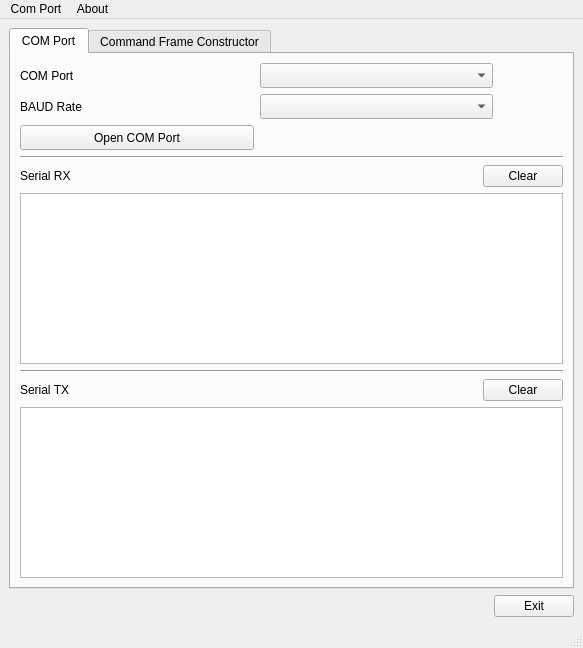
<?xml version="1.0" encoding="UTF-8"?>
<ui version="4.0">
 <class>MainWindow</class>
 <widget class="QMainWindow" name="MainWindow">
  <property name="geometry">
   <rect>
    <x>0</x>
    <y>0</y>
    <width>583</width>
    <height>648</height>
   </rect>
  </property>
  <property name="windowTitle">
   <string>Radio Block Commander</string>
  </property>
  <property name="windowIcon">
   <iconset>
    <normaloff>favicon.ico</normaloff>favicon.ico</iconset>
  </property>
  <widget class="QWidget" name="centralwidget">
   <layout class="QVBoxLayout" name="verticalLayout_11">
    <item>
     <widget class="QTabWidget" name="tabWidget">
      <property name="maximumSize">
       <size>
        <width>1777215</width>
        <height>16777215</height>
       </size>
      </property>
      <property name="currentIndex">
       <number>0</number>
      </property>
      <widget class="QWidget" name="tab">
       <attribute name="title">
        <string>COM Port</string>
       </attribute>
       <layout class="QVBoxLayout" name="verticalLayout_5">
        <item>
         <layout class="QHBoxLayout" name="horizontalLayout_3">
          <property name="rightMargin">
           <number>70</number>
          </property>
          <item>
           <layout class="QGridLayout" name="_2" columnstretch="0,0" rowminimumheight="0,0,0" columnminimumwidth="0,0">
            <property name="horizontalSpacing">
             <number>6</number>
            </property>
            <item row="0" column="0">
             <widget class="QLabel" name="label_6">
              <property name="text">
               <string>COM Port</string>
              </property>
             </widget>
            </item>
            <item row="0" column="1">
             <widget class="QComboBox" name="comboBoxCOMPort">
              <property name="minimumSize">
               <size>
                <width>160</width>
                <height>25</height>
               </size>
              </property>
             </widget>
            </item>
            <item row="1" column="0">
             <widget class="QLabel" name="label_7">
              <property name="text">
               <string>BAUD Rate</string>
              </property>
             </widget>
            </item>
            <item row="1" column="1">
             <widget class="QComboBox" name="comboBoxBAUDRate">
              <property name="minimumSize">
               <size>
                <width>80</width>
                <height>25</height>
               </size>
              </property>
             </widget>
            </item>
            <item row="2" column="0">
             <widget class="QPushButton" name="openComButton">
              <property name="minimumSize">
               <size>
                <width>0</width>
                <height>25</height>
               </size>
              </property>
              <property name="toolTip">
               <string>additonal settings are '8,N,1'...</string>
              </property>
              <property name="text">
               <string>Open COM Port</string>
              </property>
             </widget>
            </item>
           </layout>
          </item>
         </layout>
        </item>
        <item>
         <widget class="Line" name="line">
          <property name="orientation">
           <enum>Qt::Horizontal</enum>
          </property>
         </widget>
        </item>
        <item>
         <layout class="QHBoxLayout" name="horizontalLayout_2">
          <item>
           <widget class="QLabel" name="label_5">
            <property name="text">
             <string>Serial RX</string>
            </property>
           </widget>
          </item>
          <item>
           <spacer name="horizontalSpacer_4">
            <property name="orientation">
             <enum>Qt::Horizontal</enum>
            </property>
            <property name="sizeHint" stdset="0">
             <size>
              <width>408</width>
              <height>20</height>
             </size>
            </property>
           </spacer>
          </item>
          <item>
           <widget class="QPushButton" name="pushButtonClearRx">
            <property name="text">
             <string>Clear</string>
            </property>
           </widget>
          </item>
         </layout>
        </item>
        <item>
         <widget class="QTextEdit" name="textEditRx">
          <property name="font">
           <font>
            <pointsize>9</pointsize>
            <weight>50</weight>
            <bold>false</bold>
           </font>
          </property>
          <property name="readOnly">
           <bool>true</bool>
          </property>
         </widget>
        </item>
        <item>
         <widget class="Line" name="line_3">
          <property name="orientation">
           <enum>Qt::Horizontal</enum>
          </property>
         </widget>
        </item>
        <item>
         <layout class="QHBoxLayout" name="horizontalLayout_6">
          <item>
           <widget class="QLabel" name="label_8">
            <property name="text">
             <string>Serial TX</string>
            </property>
           </widget>
          </item>
          <item>
           <spacer name="horizontalSpacer_5">
            <property name="orientation">
             <enum>Qt::Horizontal</enum>
            </property>
            <property name="sizeHint" stdset="0">
             <size>
              <width>408</width>
              <height>20</height>
             </size>
            </property>
           </spacer>
          </item>
          <item>
           <widget class="QPushButton" name="pushButtonClearTx">
            <property name="text">
             <string>Clear</string>
            </property>
           </widget>
          </item>
         </layout>
        </item>
        <item>
         <widget class="QTextEdit" name="textEditTx">
          <property name="font">
           <font>
            <pointsize>9</pointsize>
            <weight>50</weight>
            <bold>false</bold>
           </font>
          </property>
          <property name="readOnly">
           <bool>true</bool>
          </property>
         </widget>
        </item>
       </layout>
      </widget>
      <widget class="QWidget" name="tab_3">
       <attribute name="title">
        <string>Command Frame Constructor</string>
       </attribute>
       <layout class="QVBoxLayout" name="verticalLayout_12">
        <item>
         <layout class="QHBoxLayout" name="horizontalLayout_10">
          <item>
           <widget class="QLabel" name="label_9">
            <property name="minimumSize">
             <size>
              <width>100</width>
              <height>0</height>
             </size>
            </property>
            <property name="text">
             <string>Command Selection:</string>
            </property>
           </widget>
          </item>
          <item>
           <widget class="QComboBox" name="comboBoxCmd">
            <property name="minimumSize">
             <size>
              <width>120</width>
              <height>25</height>
             </size>
            </property>
            <property name="maximumSize">
             <size>
              <width>16777215</width>
              <height>16777215</height>
             </size>
            </property>
            <item>
             <property name="text">
              <string>test_request</string>
             </property>
            </item>
            <item>
             <property name="text">
              <string>reset_request</string>
             </property>
            </item>
            <item>
             <property name="text">
              <string>settings_request</string>
             </property>
            </item>
            <item>
             <property name="text">
              <string>sleep_request</string>
             </property>
            </item>
            <item>
             <property name="text">
              <string>send_data_request</string>
             </property>
            </item>
            <item>
             <property name="text">
              <string>get_address_request</string>
             </property>
            </item>
            <item>
             <property name="text">
              <string>get_panid_request</string>
             </property>
            </item>
            <item>
             <property name="text">
              <string>get_channel_request</string>
             </property>
            </item>
            <item>
             <property name="text">
              <string>get_receiver_state_request</string>
             </property>
            </item>
            <item>
             <property name="text">
              <string>get_transmit_power_request</string>
             </property>
            </item>
            <item>
             <property name="text">
              <string>get_ack_state_request</string>
             </property>
            </item>
            <item>
             <property name="text">
              <string>set_uart_mode</string>
             </property>
            </item>
            <item>
             <property name="text">
              <string>set_address_request</string>
             </property>
            </item>
            <item>
             <property name="text">
              <string>set_panid_request</string>
             </property>
            </item>
            <item>
             <property name="text">
              <string>set_channel_request</string>
             </property>
            </item>
            <item>
             <property name="text">
              <string>set_receiver_state_request</string>
             </property>
            </item>
            <item>
             <property name="text">
              <string>set_transmit_power_request</string>
             </property>
            </item>
            <item>
             <property name="text">
              <string>set_security_key_request</string>
             </property>
            </item>
            <item>
             <property name="text">
              <string>set_ack_state_request</string>
             </property>
            </item>
            <item>
             <property name="text">
              <string>set_led_state_request</string>
             </property>
            </item>
           </widget>
          </item>
          <item>
           <spacer name="horizontalSpacer_3">
            <property name="orientation">
             <enum>Qt::Horizontal</enum>
            </property>
            <property name="sizeHint" stdset="0">
             <size>
              <width>40</width>
              <height>20</height>
             </size>
            </property>
           </spacer>
          </item>
         </layout>
        </item>
        <item>
         <layout class="QHBoxLayout" name="horizontalLayout_9">
          <item>
           <layout class="QVBoxLayout" name="verticalLayout_7">
            <item>
             <widget class="QLabel" name="label_10">
              <property name="text">
               <string>Start Byte</string>
              </property>
             </widget>
            </item>
            <item>
             <widget class="QLineEdit" name="lineEditStartByte">
              <property name="text">
               <string>0xAB</string>
              </property>
              <property name="readOnly">
               <bool>true</bool>
              </property>
             </widget>
            </item>
           </layout>
          </item>
          <item>
           <layout class="QVBoxLayout" name="verticalLayout">
            <item>
             <widget class="QLabel" name="label_11">
              <property name="text">
               <string>Size</string>
              </property>
             </widget>
            </item>
            <item>
             <widget class="QLineEdit" name="lineEditSizeByte">
              <property name="readOnly">
               <bool>true</bool>
              </property>
             </widget>
            </item>
           </layout>
          </item>
          <item>
           <layout class="QVBoxLayout" name="verticalLayout_8">
            <item>
             <widget class="QLabel" name="label_12">
              <property name="text">
               <string>CMD ID</string>
              </property>
             </widget>
            </item>
            <item>
             <widget class="QLineEdit" name="lineEditCmdId">
              <property name="readOnly">
               <bool>true</bool>
              </property>
             </widget>
            </item>
           </layout>
          </item>
          <item>
           <layout class="QVBoxLayout" name="verticalLayout_9">
            <item>
             <widget class="QLabel" name="labelPayload">
              <property name="text">
               <string>Payload                                                                        </string>
              </property>
             </widget>
            </item>
            <item>
             <widget class="QLineEdit" name="lineEditUserPayload">
              <property name="toolTip">
               <string>&quot;You must press enter to complete building the data request!&quot;</string>
              </property>
              <property name="autoFillBackground">
               <bool>false</bool>
              </property>
              <property name="maxLength">
               <number>236</number>
              </property>
             </widget>
            </item>
           </layout>
          </item>
          <item>
           <layout class="QVBoxLayout" name="verticalLayout_10">
            <item>
             <widget class="QLabel" name="label_13">
              <property name="text">
               <string>CRC</string>
              </property>
             </widget>
            </item>
            <item>
             <widget class="QLineEdit" name="lineEditCRC">
              <property name="readOnly">
               <bool>true</bool>
              </property>
             </widget>
            </item>
           </layout>
          </item>
         </layout>
        </item>
        <item>
         <widget class="QStackedWidget" name="stackedWidget">
          <property name="currentIndex">
           <number>2</number>
          </property>
          <widget class="QWidget" name="page"/>
          <widget class="QWidget" name="twoByteCmd">
           <widget class="QLabel" name="label_26">
            <property name="geometry">
             <rect>
              <x>20</x>
              <y>0</y>
              <width>121</width>
              <height>16</height>
             </rect>
            </property>
            <property name="text">
             <string>Command Option:</string>
            </property>
           </widget>
           <widget class="QComboBox" name="comboBoxCmdOption">
            <property name="geometry">
             <rect>
              <x>10</x>
              <y>20</y>
              <width>256</width>
              <height>26</height>
             </rect>
            </property>
           </widget>
          </widget>
          <widget class="QWidget" name="threeByteCmd">
           <widget class="QLabel" name="label3Byte">
            <property name="geometry">
             <rect>
              <x>20</x>
              <y>0</y>
              <width>151</width>
              <height>16</height>
             </rect>
            </property>
            <property name="lineWidth">
             <number>3</number>
            </property>
            <property name="text">
             <string>This Node's Address:</string>
            </property>
           </widget>
           <widget class="QLineEdit" name="lineEditThisAddress">
            <property name="geometry">
             <rect>
              <x>20</x>
              <y>20</y>
              <width>311</width>
              <height>22</height>
             </rect>
            </property>
            <property name="sizePolicy">
             <sizepolicy hsizetype="Ignored" vsizetype="Fixed">
              <horstretch>0</horstretch>
              <verstretch>0</verstretch>
             </sizepolicy>
            </property>
            <property name="minimumSize">
             <size>
              <width>120</width>
              <height>0</height>
             </size>
            </property>
            <property name="toolTip">
             <string>Enter an address in the form '12CD', then press the Enter Key!</string>
            </property>
            <property name="whatsThis">
             <string/>
            </property>
           </widget>
          </widget>
          <widget class="QWidget" name="fourByteCmd">
           <widget class="QLabel" name="label_28">
            <property name="geometry">
             <rect>
              <x>20</x>
              <y>0</y>
              <width>201</width>
              <height>16</height>
             </rect>
            </property>
            <property name="lineWidth">
             <number>3</number>
            </property>
            <property name="text">
             <string>Sleep Interval (milliseconds):</string>
            </property>
           </widget>
           <widget class="QLineEdit" name="lineEditSleep">
            <property name="geometry">
             <rect>
              <x>20</x>
              <y>20</y>
              <width>131</width>
              <height>22</height>
             </rect>
            </property>
            <property name="toolTip">
             <string>Enter the number of miliseconds to sleep.</string>
            </property>
            <property name="inputMask">
             <string/>
            </property>
           </widget>
          </widget>
          <widget class="QWidget" name="UART">
           <widget class="QWidget" name="layoutWidget">
            <property name="geometry">
             <rect>
              <x>0</x>
              <y>10</y>
              <width>381</width>
              <height>51</height>
             </rect>
            </property>
            <layout class="QGridLayout" name="gridLayout_3">
             <item row="0" column="0">
              <widget class="QLabel" name="label_15">
               <property name="text">
                <string>Data Bits</string>
               </property>
              </widget>
             </item>
             <item row="0" column="1">
              <widget class="QLabel" name="label_16">
               <property name="text">
                <string>Parity</string>
               </property>
              </widget>
             </item>
             <item row="0" column="2">
              <widget class="QLabel" name="label_17">
               <property name="text">
                <string>Stop Bits</string>
               </property>
              </widget>
             </item>
             <item row="0" column="3">
              <widget class="QLabel" name="label_18">
               <property name="text">
                <string>Baud Rate</string>
               </property>
              </widget>
             </item>
             <item row="1" column="0">
              <widget class="QComboBox" name="comboBoxDataBits">
               <property name="minimumSize">
                <size>
                 <width>0</width>
                 <height>25</height>
                </size>
               </property>
              </widget>
             </item>
             <item row="1" column="1">
              <widget class="QComboBox" name="comboBoxParity">
               <property name="minimumSize">
                <size>
                 <width>0</width>
                 <height>25</height>
                </size>
               </property>
              </widget>
             </item>
             <item row="1" column="2">
              <widget class="QComboBox" name="comboBoxStopBits">
               <property name="minimumSize">
                <size>
                 <width>0</width>
                 <height>25</height>
                </size>
               </property>
              </widget>
             </item>
             <item row="1" column="3">
              <widget class="QComboBox" name="comboBoxBaudRate">
               <property name="minimumSize">
                <size>
                 <width>0</width>
                 <height>25</height>
                </size>
               </property>
              </widget>
             </item>
            </layout>
           </widget>
          </widget>
          <widget class="QWidget" name="Data">
           <layout class="QVBoxLayout" name="verticalLayout_6">
            <item>
             <layout class="QHBoxLayout" name="horizontalLayout">
              <item>
               <layout class="QVBoxLayout" name="verticalLayout_2">
                <item>
                 <widget class="QLabel" name="label_19">
                  <property name="text">
                   <string>Destination Address</string>
                  </property>
                 </widget>
                </item>
                <item>
                 <widget class="QLineEdit" name="lineEditDestAddr"/>
                </item>
               </layout>
              </item>
              <item>
               <layout class="QVBoxLayout" name="verticalLayout_3">
                <item>
                 <widget class="QLabel" name="label_20">
                  <property name="text">
                   <string>Options</string>
                  </property>
                 </widget>
                </item>
                <item>
                 <widget class="QComboBox" name="comboBoxOptions">
                  <item>
                   <property name="text">
                    <string>ack</string>
                   </property>
                  </item>
                  <item>
                   <property name="text">
                    <string>none</string>
                   </property>
                  </item>
                  <item>
                   <property name="text">
                    <string>security</string>
                   </property>
                  </item>
                 </widget>
                </item>
               </layout>
              </item>
              <item>
               <layout class="QVBoxLayout" name="verticalLayout_4">
                <item>
                 <widget class="QLabel" name="label_21">
                  <property name="text">
                   <string>Handle</string>
                  </property>
                 </widget>
                </item>
                <item>
                 <widget class="QComboBox" name="comboBoxHandle"/>
                </item>
               </layout>
              </item>
              <item>
               <spacer name="horizontalSpacer_6">
                <property name="orientation">
                 <enum>Qt::Horizontal</enum>
                </property>
                <property name="sizeHint" stdset="0">
                 <size>
                  <width>188</width>
                  <height>20</height>
                 </size>
                </property>
               </spacer>
              </item>
             </layout>
            </item>
            <item>
             <spacer name="verticalSpacer_2">
              <property name="orientation">
               <enum>Qt::Vertical</enum>
              </property>
              <property name="sizeHint" stdset="0">
               <size>
                <width>20</width>
                <height>46</height>
               </size>
              </property>
             </spacer>
            </item>
            <item>
             <layout class="QHBoxLayout" name="horizontalLayout_4">
              <item>
               <widget class="QProgressBar" name="progressBar">
                <property name="value">
                 <number>24</number>
                </property>
               </widget>
              </item>
              <item>
               <widget class="QPushButton" name="pushButtonClear">
                <property name="text">
                 <string>Clear</string>
                </property>
               </widget>
              </item>
             </layout>
            </item>
            <item>
             <spacer name="verticalSpacer_3">
              <property name="orientation">
               <enum>Qt::Vertical</enum>
              </property>
              <property name="sizeHint" stdset="0">
               <size>
                <width>20</width>
                <height>48</height>
               </size>
              </property>
             </spacer>
            </item>
           </layout>
           <zorder>verticalSpacer_2</zorder>
           <zorder>verticalSpacer_3</zorder>
          </widget>
          <widget class="QWidget" name="page_2">
           <widget class="QLineEdit" name="lineEditSecurity">
            <property name="geometry">
             <rect>
              <x>10</x>
              <y>30</y>
              <width>391</width>
              <height>20</height>
             </rect>
            </property>
           </widget>
           <widget class="QLabel" name="label">
            <property name="geometry">
             <rect>
              <x>10</x>
              <y>10</y>
              <width>491</width>
              <height>16</height>
             </rect>
            </property>
            <property name="text">
             <string>Security key (enter an Ascii string of length 16 or a hexadecimal string of lengh 32 preceded by &quot;0x&quot;)</string>
            </property>
           </widget>
          </widget>
         </widget>
        </item>
        <item>
         <widget class="QLabel" name="label_23">
          <property name="text">
           <string>Serial fame to send:</string>
          </property>
         </widget>
        </item>
        <item>
         <layout class="QHBoxLayout" name="horizontalLayout_8">
          <item>
           <widget class="QLineEdit" name="lineEditFrameToSend">
            <property name="readOnly">
             <bool>true</bool>
            </property>
           </widget>
          </item>
          <item>
           <widget class="QPushButton" name="pushButtonTxFrame">
            <property name="enabled">
             <bool>true</bool>
            </property>
            <property name="minimumSize">
             <size>
              <width>110</width>
              <height>28</height>
             </size>
            </property>
            <property name="text">
             <string>Send Frame</string>
            </property>
           </widget>
          </item>
         </layout>
        </item>
        <item>
         <layout class="QHBoxLayout" name="horizontalLayout_7">
          <item>
           <widget class="QLabel" name="label_25">
            <property name="text">
             <string>RadioBlock Response:</string>
            </property>
           </widget>
          </item>
          <item>
           <spacer name="horizontalSpacer_2">
            <property name="orientation">
             <enum>Qt::Horizontal</enum>
            </property>
            <property name="sizeHint" stdset="0">
             <size>
              <width>387</width>
              <height>20</height>
             </size>
            </property>
           </spacer>
          </item>
          <item>
           <widget class="QPushButton" name="pushButtonClearRf">
            <property name="text">
             <string>Clear</string>
            </property>
           </widget>
          </item>
         </layout>
        </item>
        <item>
         <widget class="QTextEdit" name="textEditRfResponse">
          <property name="font">
           <font>
            <pointsize>9</pointsize>
            <weight>50</weight>
            <bold>false</bold>
           </font>
          </property>
          <property name="readOnly">
           <bool>true</bool>
          </property>
         </widget>
        </item>
       </layout>
      </widget>
     </widget>
    </item>
    <item>
     <layout class="QHBoxLayout" name="horizontalLayout_5">
      <item>
       <spacer name="horizontalSpacer">
        <property name="orientation">
         <enum>Qt::Horizontal</enum>
        </property>
        <property name="sizeHint" stdset="0">
         <size>
          <width>468</width>
          <height>20</height>
         </size>
        </property>
       </spacer>
      </item>
      <item>
       <widget class="QPushButton" name="exitButton">
        <property name="toolTip">
         <string>additonal settings are '8,N,1'...</string>
        </property>
        <property name="text">
         <string>Exit</string>
        </property>
       </widget>
      </item>
     </layout>
    </item>
   </layout>
  </widget>
  <widget class="QMenuBar" name="menubar">
   <property name="geometry">
    <rect>
     <x>0</x>
     <y>0</y>
     <width>583</width>
     <height>21</height>
    </rect>
   </property>
   <widget class="QMenu" name="menuRB_Commander">
    <property name="title">
     <string>Com Port</string>
    </property>
   </widget>
   <widget class="QMenu" name="menuAbout">
    <property name="title">
     <string>About</string>
    </property>
   </widget>
   <addaction name="menuRB_Commander"/>
   <addaction name="menuAbout"/>
  </widget>
  <widget class="QStatusBar" name="statusbar"/>
 </widget>
 <resources/>
 <connections>
  <connection>
   <sender>exitButton</sender>
   <signal>clicked()</signal>
   <receiver>MainWindow</receiver>
   <slot>close()</slot>
   <hints>
    <hint type="sourcelabel">
     <x>596</x>
     <y>591</y>
    </hint>
    <hint type="destinationlabel">
     <x>321</x>
     <y>316</y>
    </hint>
   </hints>
  </connection>
  <connection>
   <sender>comboBoxCmd</sender>
   <signal>currentIndexChanged(QString)</signal>
   <receiver>statusbar</receiver>
   <slot>clearMessage()</slot>
   <hints>
    <hint type="sourcelabel">
     <x>286</x>
     <y>73</y>
    </hint>
    <hint type="destinationlabel">
     <x>321</x>
     <y>622</y>
    </hint>
   </hints>
  </connection>
 </connections>
</ui>
